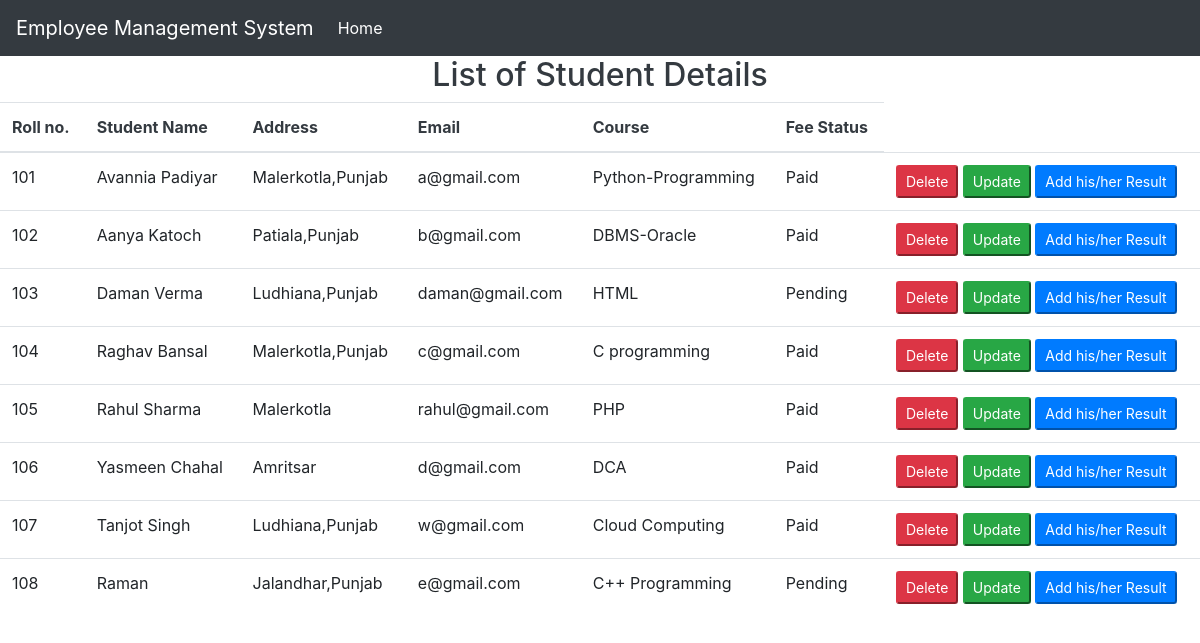
The page /show on the database its author committed.
### mirai/models.py (models this page shows)
class StudentDetails(models.Model):
    sRollno=models.IntegerField()
    sName=models.CharField(primary_key='true',max_length=50,unique='true')
    sAddress=models.CharField(max_length=50)
    sEmail=models.EmailField()
    sCourse=models.CharField(max_length=20)
    sFeeStatus=models.CharField(max_length=15)
    class Meta:
        db_table="StudentDetails"

### mirai/views.py (the view)
# urls.py: path('show', views.show),
def show(request):
    students = StudentDetails.objects.all()
    return render(request, "show.html", {'students':students})

### mirai/templates/show.html (shortened to what this page needs)
<!DOCTYPE html>
<html lang="en">
  <head>
    <!--{% load static %}
    <link rel="stylesheet" type="text/css" href="{% static '/styles.css' %}">-->
    <link rel="stylesheet" href="https://stackpath.bootstrapcdn.com/bootstrap/4.1.3/css/bootstrap.min.css">
  </head>
  <body>
  <nav class="navbar navbar-expand-lg navbar-dark bg-dark">
  <a class="navbar-brand" href="#">Employee Management System</a>
  <div class="collapse navbar-collapse" id="navbarNavDropdown">
    <ul class="navbar-nav">
      <li class="nav-item active">
        <a class="nav-link" href="{% url 'home' %}">Home <span class="sr-only">(current)</span></a>
      </li>
    </ul>
  </div>
</nav>
    <center><div><h2 class="bg-Dark text-dark">List of Student Details</h2></div></center>
    <table class="table">
      <thead class="bg-white text-dark">
        <tr>
          <th>Roll no.</th>
          <th>Student Name</th>
          <th>Address</th>
          <th>Email</th>
          <th>Course</th>
          <th>Fee Status</th>
        </tr>
      </thead>
      <tbody>
        {% for student in students %}
        <tr>
          <td>{{student.sRollno}}</td>
          <td>{{student.sName}}</td>
          <td>{{student.sAddress}}</td>
          <td>{{student.sEmail}}</td>
           <td>{{student.sCourse}}</td>
          <td>{{student.sFeeStatus}}</td>
          <td>
            <button class="btn-danger btn-sm" onclick="location.href='/delete/{{student.sName}}'">Delete</button>
            <button class="btn-success btn-sm" onclick="location.href='/edit/{{student.sName}}'">Update</button>
            <button class="btn-primary btn-sm" onclick="location.href='/emp'">Add his/her Result</button>
          </td>
        </tr>
        {% endfor %}
      </tbody>
    </table>
  </body>
</html>

### rows shown on the page
StudentDetails: sRollno "101", sName "Avannia Padiyar", sAddress "Malerkotla,Punjab", sEmail "a@gmail.com", sCourse "Python-Programming", sFeeStatus "Paid"
StudentDetails: sRollno "102", sName "Aanya Katoch", sAddress "Patiala,Punjab", sEmail "b@gmail.com", sCourse "DBMS-Oracle", sFeeStatus "Paid"
StudentDetails: sRollno "103", sName "Daman Verma", sAddress "Ludhiana,Punjab", sEmail "daman@gmail.com", sCourse "HTML", sFeeStatus "Pending"
StudentDetails: sRollno "104", sName "Raghav Bansal", sAddress "Malerkotla,Punjab", sEmail "c@gmail.com", sCourse "C programming", sFeeStatus "Paid"
StudentDetails: sRollno "105", sName "Rahul Sharma", sAddress "Malerkotla", sEmail "rahul@gmail.com", sCourse "PHP", sFeeStatus "Paid"
StudentDetails: sRollno "106", sName "Yasmeen Chahal", sAddress "Amritsar", sEmail "d@gmail.com", sCourse "DCA", sFeeStatus "Paid"
StudentDetails: sRollno "107", sName "Tanjot Singh", sAddress "Ludhiana,Punjab", sEmail "w@gmail.com", sCourse "Cloud Computing", sFeeStatus "Paid"
StudentDetails: sRollno "108", sName "Raman", sAddress "Jalandhar,Punjab", sEmail "e@gmail.com", sCourse "C++ Programming", sFeeStatus "Pending"
